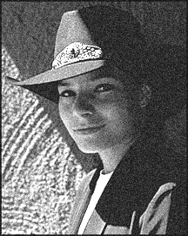
#> input picture src/4.filter_usage/noise.png, 188 x 236 px
$ python main.py
#> lines starting #> are read from the running program, lines starting #| are printed output that depends on the picture
import cv2

noise_img = cv2.imread("noise.png");
#> noise_img is the input picture: shape (236, 188, 3); min 12, max 255, mean 106

# 我们来研究一下各种'滤波器' filter的使用方式

## 高斯滤波器 (高斯核)
# cv2.GaussianBlur(Numpy数组, ksize核大小(长, 宽)['小模版'矩阵大小], sigma 𝜎[模糊半径/程度], )
"""
(补充)
1. sigma值类比: 飞在空中的'高度' (高度越高, 看到的'地面细节'越少, 反之亦然)
2. 如果simga 填 0, OpenCV会"自动帮你算"最佳sigma值, 而不是"不处理" XD
3. 高斯'小模版'的大小可以是'长方形', 所以ksize强制让我们填'小模版长 & 宽'
"""
gaussed_img1 = cv2.GaussianBlur(noise_img, (5,5), 0); # 高斯'小模版'大小为5x5, 模糊半径sigma为0 (交给OpenCV自己算)
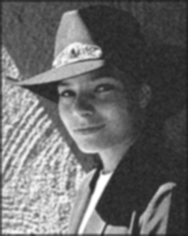
#> gaussed_img1: shape (236, 188, 3); min 29, max 255, mean 106.2
# gaussed_img2 = cv2.GaussianBlur(noise_img, (5,5), 2);
# gaussed_img3 = cv2.GaussianBlur(noise_img, (5,5), 4);
# gaussed_img4 = cv2.GaussianBlur(noise_img, (5,5), 6);

## 中值滤波器 (Median Filter, 注意不是'均值滤波'! )
# 原理: 将'小模版'中的像素排序, 最后直接取'中位数'当结果
# cv2.medianBlur(Numpy数组, ksize'小模版大小')  [注: 对于.medianBlur(), ksize'小模版大小'只填一个数即可, OpenCV会自动转成 'A x A'的矩阵]
median_img = cv2.medianBlur(noise_img, 5);
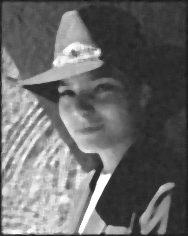
#> median_img: shape (236, 188, 3); min 21, max 255, mean 105.7

cv2.imshow("original_noise", noise_img);
cv2.imshow("gaussed_img1", gaussed_img1); # 可以看到OpenCV自己算出来的高斯滤波'效果还ok', 但是噪点还是有点, 且'图像细节'被破坏了(模糊的'通病' XD)
cv2.imshow("median_img", median_img); # 虽然噪点去除程度比高斯明显, 但'细节损失的更多了' XD
# cv2.imshow("gaussed_img2", gaussed_img2);
# cv2.imshow("gaussed_img3", gaussed_img3);
# cv2.imshow("gaussed_img4", gaussed_img4);

cv2.imwrite("gaussed_img.png", gaussed_img1);
cv2.imwrite("median_img.png", median_img);
cv2.waitKey();
